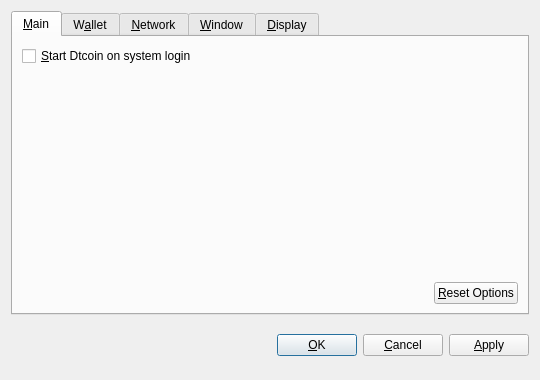
<?xml version="1.0" encoding="UTF-8"?>
<ui version="4.0">
 <class>OptionsDialog</class>
 <widget class="QDialog" name="OptionsDialog">
  <property name="geometry">
   <rect>
    <x>0</x>
    <y>0</y>
    <width>540</width>
    <height>380</height>
   </rect>
  </property>
  <property name="windowTitle">
   <string>Options</string>
  </property>
  <property name="modal">
   <bool>true</bool>
  </property>
  <layout class="QVBoxLayout" name="verticalLayout">
   <item>
    <widget class="QTabWidget" name="tabWidget">
     <property name="tabPosition">
      <enum>QTabWidget::North</enum>
     </property>
     <property name="currentIndex">
      <number>0</number>
     </property>
     <widget class="QWidget" name="tabMain">
      <attribute name="title">
       <string>&amp;Main</string>
      </attribute>
      <layout class="QVBoxLayout" name="verticalLayout_Main">
       <item>
        <widget class="QCheckBox" name="bitcoinAtStartup">
         <property name="toolTip">
          <string>Automatically start Dtcoin after logging in to the system.</string>
         </property>
         <property name="text">
          <string>&amp;Start Dtcoin on system login</string>
         </property>
        </widget>
       </item>
       <item>
        <spacer name="verticalSpacer_Main">
         <property name="orientation">
          <enum>Qt::Vertical</enum>
         </property>
         <property name="sizeHint" stdset="0">
          <size>
           <width>20</width>
           <height>40</height>
          </size>
         </property>
        </spacer>
       </item>
       <item>
        <layout class="QHBoxLayout" name="horizontalLayout_2_Main">
         <item>
          <spacer name="horizontalSpacer_2_Main">
           <property name="orientation">
            <enum>Qt::Horizontal</enum>
           </property>
           <property name="sizeHint" stdset="0">
            <size>
             <width>40</width>
             <height>20</height>
            </size>
           </property>
          </spacer>
         </item>
         <item>
          <widget class="QPushButton" name="resetButton">
           <property name="toolTip">
            <string>Reset all client options to default.</string>
           </property>
           <property name="text">
            <string>&amp;Reset Options</string>
           </property>
           <property name="autoDefault">
            <bool>false</bool>
           </property>
          </widget>
         </item>
        </layout>
       </item>
      </layout>
     </widget>
     <widget class="QWidget" name="tabWallet">
      <attribute name="title">
       <string>W&amp;allet</string>
      </attribute>
      <layout class="QVBoxLayout" name="verticalLayout_Network">
       <item>
        <widget class="QLabel" name="transactionFeeInfoLabel">
         <property name="text">
          <string>Optional transaction fee per kB that helps make sure your transactions are processed quickly. Most transactions are 1 kB.</string>
         </property>
         <property name="textFormat">
          <enum>Qt::PlainText</enum>
         </property>
         <property name="wordWrap">
          <bool>true</bool>
         </property>
        </widget>
       </item>
       <item>
        <layout class="QHBoxLayout" name="horizontalLayout_1_Main">
         <item>
          <widget class="QLabel" name="transactionFeeLabel">
           <property name="text">
            <string>Pay transaction &amp;fee</string>
           </property>
           <property name="textFormat">
            <enum>Qt::PlainText</enum>
           </property>
           <property name="buddy">
            <cstring>transactionFee</cstring>
           </property>
          </widget>
         </item>
         <item>
          <widget class="BitcoinAmountField" name="transactionFee"/>
         </item>
         <item>
          <spacer name="horizontalSpacer_1_Main">
           <property name="orientation">
            <enum>Qt::Horizontal</enum>
           </property>
           <property name="sizeHint" stdset="0">
            <size>
             <width>40</width>
             <height>20</height>
            </size>
           </property>
          </spacer>
         </item>
        </layout>
       </item>
       <item>
        <widget class="QLabel" name="label">
         <property name="text">
          <string>If you disable the spending of unconfirmed change, the change from a transaction cannot be used until that transaction has at least one confirmation. This also affects how your balance is computed.</string>
         </property>
         <property name="wordWrap">
          <bool>true</bool>
         </property>
        </widget>
       </item>
       <item>
        <widget class="QCheckBox" name="spendZeroConfChange">
         <property name="text">
          <string>Spend unconfirmed change  (experts only)</string>
         </property>
        </widget>
       </item>
       <item>
        <spacer name="verticalSpacer">
         <property name="orientation">
          <enum>Qt::Vertical</enum>
         </property>
         <property name="sizeHint" stdset="0">
          <size>
           <width>20</width>
           <height>40</height>
          </size>
         </property>
        </spacer>
       </item>
      </layout>
     </widget>
     <widget class="QWidget" name="tabNetwork">
      <attribute name="title">
       <string>&amp;Network</string>
      </attribute>
      <layout class="QVBoxLayout" name="verticalLayout_Network">
       <item>
        <widget class="QCheckBox" name="mapPortUpnp">
         <property name="toolTip">
          <string>Automatically open the Dtcoin client port on the router. This only works when your router supports UPnP and it is enabled.</string>
         </property>
         <property name="text">
          <string>Map port using &amp;UPnP</string>
         </property>
        </widget>
       </item>
       <item>
        <widget class="QCheckBox" name="connectSocks">
         <property name="toolTip">
          <string>Connect to the Dtcoin network through a SOCKS proxy (e.g. when connecting through Tor).</string>
         </property>
         <property name="text">
          <string>&amp;Connect through SOCKS proxy:</string>
         </property>
        </widget>
       </item>
       <item>
        <layout class="QHBoxLayout" name="horizontalLayout_Network">
         <item>
          <widget class="QLabel" name="proxyIpLabel">
           <property name="text">
            <string>Proxy &amp;IP:</string>
           </property>
           <property name="textFormat">
            <enum>Qt::PlainText</enum>
           </property>
           <property name="buddy">
            <cstring>proxyIp</cstring>
           </property>
          </widget>
         </item>
         <item>
          <widget class="QValidatedLineEdit" name="proxyIp">
           <property name="maximumSize">
            <size>
             <width>140</width>
             <height>16777215</height>
            </size>
           </property>
           <property name="toolTip">
            <string>IP address of the proxy (e.g. 127.0.0.1)</string>
           </property>
          </widget>
         </item>
         <item>
          <widget class="QLabel" name="proxyPortLabel">
           <property name="text">
            <string>&amp;Port:</string>
           </property>
           <property name="textFormat">
            <enum>Qt::PlainText</enum>
           </property>
           <property name="buddy">
            <cstring>proxyPort</cstring>
           </property>
          </widget>
         </item>
         <item>
          <widget class="QLineEdit" name="proxyPort">
           <property name="maximumSize">
            <size>
             <width>55</width>
             <height>16777215</height>
            </size>
           </property>
           <property name="toolTip">
            <string>Port of the proxy (e.g. 9050)</string>
           </property>
          </widget>
         </item>
         <item>
          <widget class="QLabel" name="socksVersionLabel">
           <property name="text">
            <string>SOCKS &amp;Version:</string>
           </property>
           <property name="textFormat">
            <enum>Qt::PlainText</enum>
           </property>
           <property name="buddy">
            <cstring>socksVersion</cstring>
           </property>
          </widget>
         </item>
         <item>
          <widget class="QValueComboBox" name="socksVersion">
           <property name="toolTip">
            <string>SOCKS version of the proxy (e.g. 5)</string>
           </property>
          </widget>
         </item>
         <item>
          <spacer name="horizontalSpacer_Network">
           <property name="orientation">
            <enum>Qt::Horizontal</enum>
           </property>
           <property name="sizeHint" stdset="0">
            <size>
             <width>40</width>
             <height>20</height>
            </size>
           </property>
          </spacer>
         </item>
        </layout>
       </item>
       <item>
        <spacer name="verticalSpacer_Network">
         <property name="orientation">
          <enum>Qt::Vertical</enum>
         </property>
         <property name="sizeHint" stdset="0">
          <size>
           <width>20</width>
           <height>40</height>
          </size>
         </property>
        </spacer>
       </item>
      </layout>
     </widget>
     <widget class="QWidget" name="tabWindow">
      <attribute name="title">
       <string>&amp;Window</string>
      </attribute>
      <layout class="QVBoxLayout" name="verticalLayout_Window">
       <item>
        <widget class="QCheckBox" name="minimizeToTray">
         <property name="toolTip">
          <string>Show only a tray icon after minimizing the window.</string>
         </property>
         <property name="text">
          <string>&amp;Minimize to the tray instead of the taskbar</string>
         </property>
        </widget>
       </item>
       <item>
        <widget class="QCheckBox" name="minimizeOnClose">
         <property name="toolTip">
          <string>Minimize instead of exit the application when the window is closed. When this option is enabled, the application will be closed only after selecting Quit in the menu.</string>
         </property>
         <property name="text">
          <string>M&amp;inimize on close</string>
         </property>
        </widget>
       </item>
       <item>
        <spacer name="verticalSpacer_Window">
         <property name="orientation">
          <enum>Qt::Vertical</enum>
         </property>
         <property name="sizeHint" stdset="0">
          <size>
           <width>20</width>
           <height>40</height>
          </size>
         </property>
        </spacer>
       </item>
      </layout>
     </widget>
     <widget class="QWidget" name="tabDisplay">
      <attribute name="title">
       <string>&amp;Display</string>
      </attribute>
      <layout class="QVBoxLayout" name="verticalLayout_Display">
       <item>
        <layout class="QHBoxLayout" name="horizontalLayout_1_Display">
         <item>
          <widget class="QLabel" name="langLabel">
           <property name="text">
            <string>User Interface &amp;language:</string>
           </property>
           <property name="textFormat">
            <enum>Qt::PlainText</enum>
           </property>
           <property name="buddy">
            <cstring>lang</cstring>
           </property>
          </widget>
         </item>
         <item>
          <widget class="QValueComboBox" name="lang">
           <property name="toolTip">
            <string>The user interface language can be set here. This setting will take effect after restarting Dtcoin.</string>
           </property>
          </widget>
         </item>
        </layout>
       </item>
       <item>
        <layout class="QHBoxLayout" name="horizontalLayout_2_Display">
         <item>
          <widget class="QLabel" name="unitLabel">
           <property name="text">
            <string>&amp;Unit to show amounts in:</string>
           </property>
           <property name="textFormat">
            <enum>Qt::PlainText</enum>
           </property>
           <property name="buddy">
            <cstring>unit</cstring>
           </property>
          </widget>
         </item>
         <item>
          <widget class="QValueComboBox" name="unit">
           <property name="toolTip">
            <string>Choose the default subdivision unit to show in the interface and when sending coins.</string>
           </property>
          </widget>
         </item>
        </layout>
       </item>
       <item>
        <widget class="QCheckBox" name="displayAddresses">
         <property name="toolTip">
          <string>Whether to show Dtcoin addresses in the transaction list or not.</string>
         </property>
         <property name="text">
          <string>&amp;Display addresses in transaction list</string>
         </property>
        </widget>
       </item>
       <item>
        <widget class="QCheckBox" name="coinControlFeatures">
         <property name="toolTip">
          <string>Whether to show coin control features or not.</string>
         </property>
         <property name="text">
          <string>Display coin &amp;control features (experts only!)</string>
         </property>
        </widget>
       </item>
       <item>
        <spacer name="verticalSpacer_Display">
         <property name="orientation">
          <enum>Qt::Vertical</enum>
         </property>
         <property name="sizeHint" stdset="0">
          <size>
           <width>20</width>
           <height>40</height>
          </size>
         </property>
        </spacer>
       </item>
      </layout>
     </widget>
    </widget>
   </item>
   <item>
    <layout class="QHBoxLayout" name="horizontalLayout_Buttons">
     <item>
      <spacer name="horizontalSpacer_1">
       <property name="orientation">
        <enum>Qt::Horizontal</enum>
       </property>
       <property name="sizeHint" stdset="0">
        <size>
         <width>40</width>
         <height>48</height>
        </size>
       </property>
      </spacer>
     </item>
     <item>
      <widget class="QLabel" name="statusLabel">
       <property name="font">
        <font>
         <weight>75</weight>
         <bold>true</bold>
        </font>
       </property>
       <property name="text">
        <string/>
       </property>
       <property name="textFormat">
        <enum>Qt::PlainText</enum>
       </property>
       <property name="wordWrap">
        <bool>true</bool>
       </property>
      </widget>
     </item>
     <item>
      <spacer name="horizontalSpacer_2">
       <property name="orientation">
        <enum>Qt::Horizontal</enum>
       </property>
       <property name="sizeHint" stdset="0">
        <size>
         <width>40</width>
         <height>48</height>
        </size>
       </property>
      </spacer>
     </item>
     <item>
      <widget class="QPushButton" name="okButton">
       <property name="text">
        <string>&amp;OK</string>
       </property>
      </widget>
     </item>
     <item>
      <widget class="QPushButton" name="cancelButton">
       <property name="text">
        <string>&amp;Cancel</string>
       </property>
       <property name="autoDefault">
        <bool>false</bool>
       </property>
      </widget>
     </item>
     <item>
      <widget class="QPushButton" name="applyButton">
       <property name="text">
        <string>&amp;Apply</string>
       </property>
       <property name="autoDefault">
        <bool>false</bool>
       </property>
      </widget>
     </item>
    </layout>
   </item>
  </layout>
 </widget>
 <customwidgets>
  <customwidget>
   <class>BitcoinAmountField</class>
   <extends>QSpinBox</extends>
   <header>bitcoinamountfield.h</header>
  </customwidget>
  <customwidget>
   <class>QValueComboBox</class>
   <extends>QComboBox</extends>
   <header>qvaluecombobox.h</header>
  </customwidget>
  <customwidget>
   <class>QValidatedLineEdit</class>
   <extends>QLineEdit</extends>
   <header>qvalidatedlineedit.h</header>
  </customwidget>
 </customwidgets>
 <resources/>
 <connections/>
</ui>
